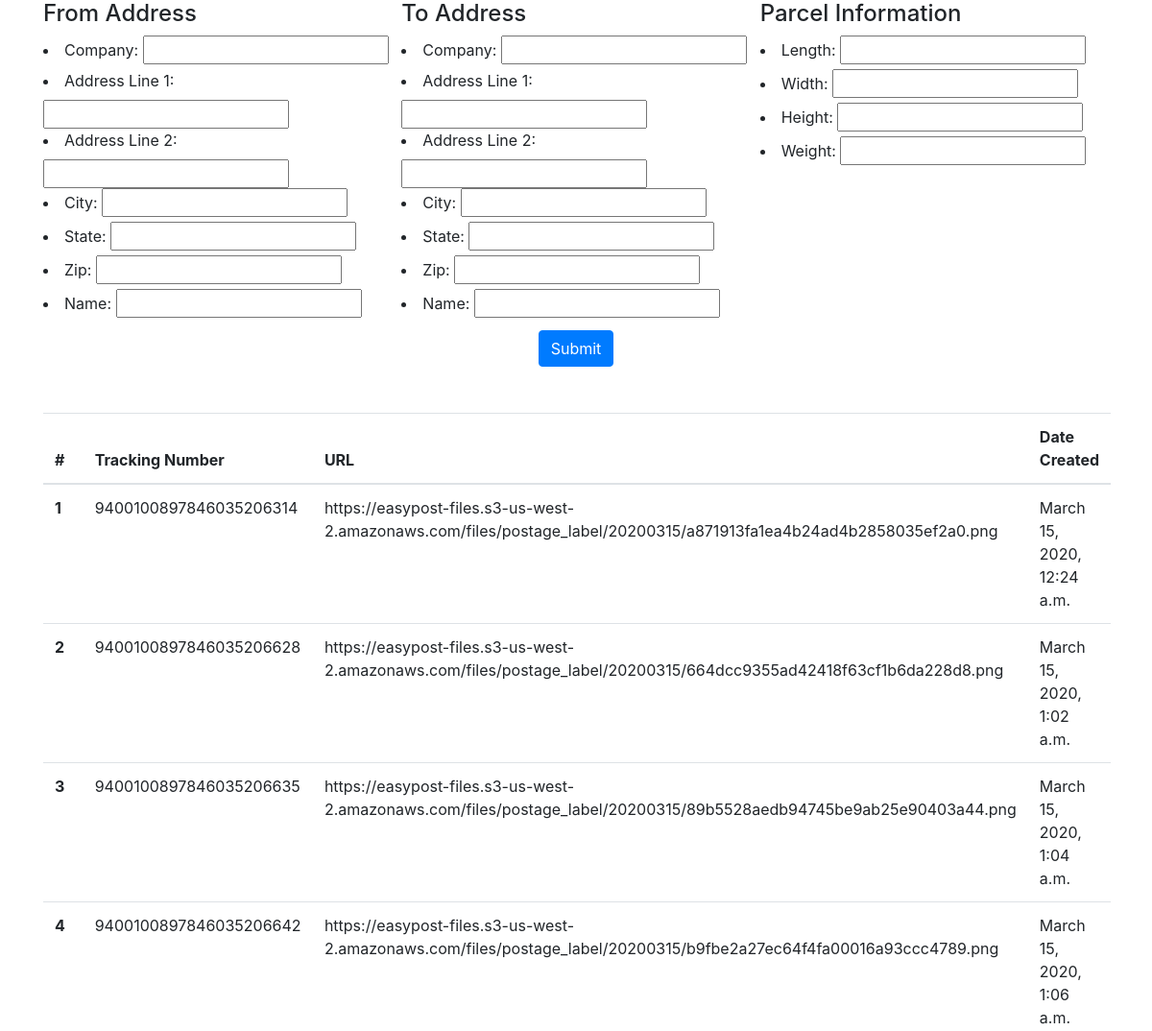
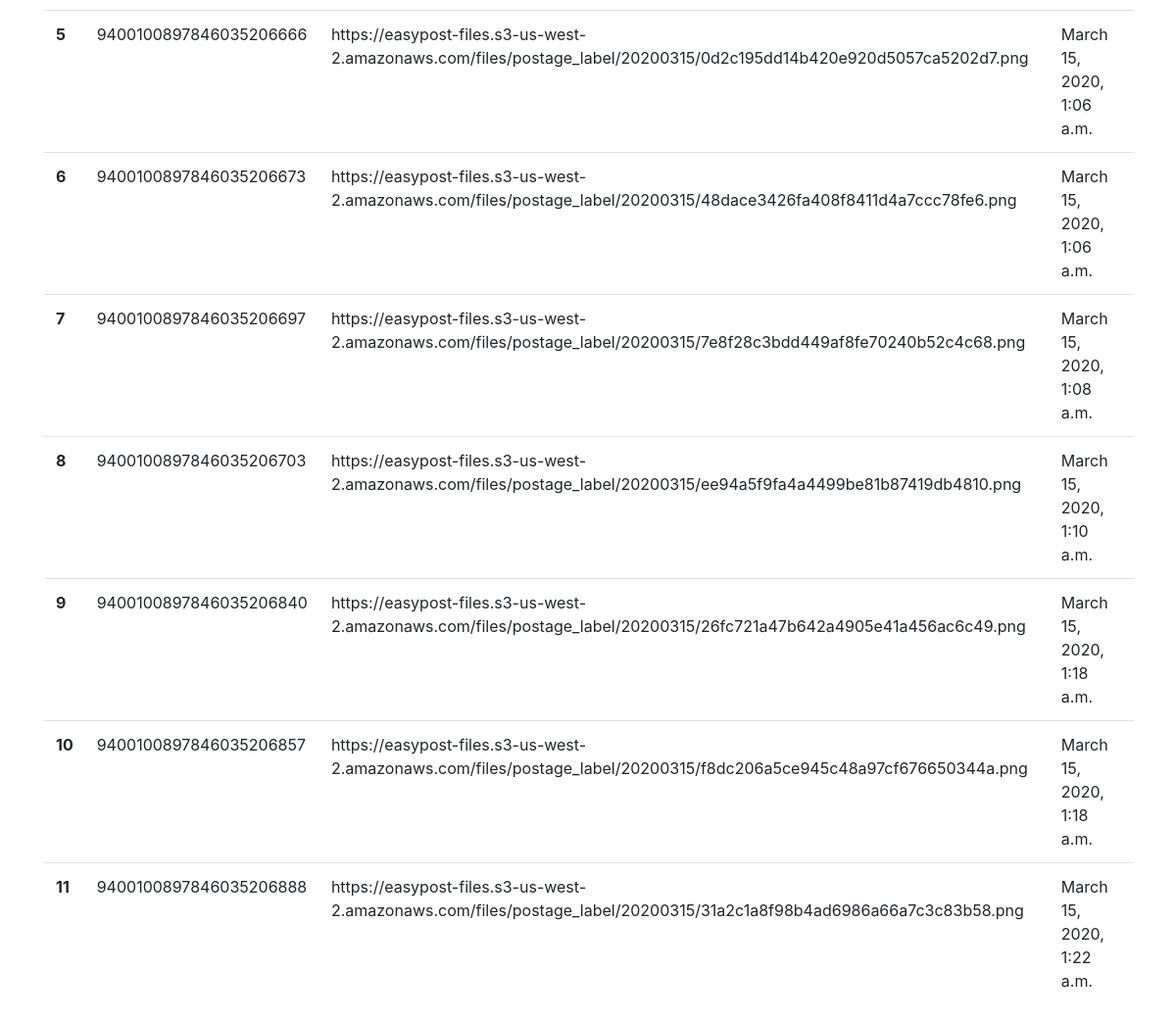
Screenshot of /parcel/ (signed in) with the database file from the repository (2 pictures, top to bottom).
### app/models.py (models this page shows)
class Shipment(models.Model):
	label_url = models.URLField(max_length=200)
	tracking_number = models.CharField(max_length=200)
	owner = models.ForeignKey(settings.AUTH_USER_MODEL, on_delete=models.CASCADE)
	created = models.DateTimeField(auto_now_add=True)
	class Meta:
		ordering = ['created']

### app/views.py (the view, shortened to what this page needs)
# urls.py: path('', views.ShipmentView.as_view(), name='shipment_view')
class ShipmentView(APIView):
	renderer_classes = [TemplateHTMLRenderer]
	template_name = 'submit.html'
	authentication_classes = [SessionAuthentication, BasicAuthentication]
	permission_classes = [IsAuthenticated]
	def get(self, request):
		shipments = request.user.shipment_set.all()
		from_form = AddressForm(prefix='from_form')
		to_form = AddressForm(prefix="to_form")
		parcel_form = ParcelForm(prefix='parcel_form')
		return Response({'from_form': from_form, 'to_form': to_form, 'parcel_form': parcel_form, 'shipments': shipments}, None, 'submit.html')

### app/forms.py
class AddressForm(forms.Form):
	company = forms.CharField(label='Company', max_length=100, required=False)
	street_1 = forms.CharField(label='Address Line 1', max_length=100)
	street_2 = forms.CharField(label='Address Line 2', max_length=100, required=False)
	city = forms.CharField(label='City', max_length=100)
	state = forms.CharField(label='State', max_length=2)
	zip_code = forms.CharField(label='Zip', max_length=100)
	name = forms.CharField(label='Name', max_length=100)

class ParcelForm(forms.Form):
	length = forms.DecimalField(label='Length', max_digits=10, decimal_places=3)
	width = forms.DecimalField(label='Width', max_digits=10, decimal_places=3)
	height = forms.DecimalField(label='Height', max_digits=10, decimal_places=3)
	weight = forms.DecimalField(label='Weight', decimal_places=3)

### app/templates/submit.html (shortened to what this page needs)
<!doctype html>
<html lang="en">
  <head>
    <link rel="stylesheet" href="https://stackpath.bootstrapcdn.com/bootstrap/4.4.1/css/bootstrap.min.css">
  </head>
  <body>
    <div class="container">
    	<form action="/parcel/" method="post">
	    	<div class="form-row">
	        	<div class="col">
	        		<h4>From Address</h4>
	            	{{ from_form.as_ul }}
	        	</div>
	        	<div class="col">
	        		<h4>To Address</h4>
	            	{{ to_form.as_ul}}
	        	</div>
	        	<div class="col">
	        		<h4>Parcel Information</h4>
	            	{{ parcel_form.as_ul }}
	        	</div>
	    	</div>
	    	<div class="col text-center pt-md-2">
	    		<button type="submit" class="btn btn-primary justify-content-center">Submit</button>
	    	</div>
	    </form>
	</div>
	<div class="container pt-md-5">
		<table class="table">
  			<thead>
    			<tr>
      				<th scope="col">#</th>
      				<th scope="col">Tracking Number</th>
      				<th scope="col">URL</th>
      				<th scope="col">Date Created</th>
    			</tr>
  			</thead>
  			<tbody>
  				{% for shipment in shipments %}
    			<tr>
      				<th scope="row">{{ forloop.counter }}</th>
      				<td>{{ shipment.tracking_number }}</td>
      				<td>{{ shipment.label_url }}</td>
      				<td>{{ shipment.created }}</td>
    			</tr>
    			{% endfor %}
  			</tbody>
		</table>
	</div>
  </body>
</html>

### rows the page displays
Shipment: tracking_number "9400100897846035206314", label_url "https://easypost-files.s3-us-west-2.amazonaws.com/files/postage_label/20200315/a871913fa1ea4b24ad4b2858035ef2a0.png", created "March 15, 2020, 12:24 a.m."
Shipment: tracking_number "9400100897846035206628", label_url "https://easypost-files.s3-us-west-2.amazonaws.com/files/postage_label/20200315/664dcc9355ad42418f63cf1b6da228d8.png", created "March 15, 2020, 1:02 a.m."
Shipment: tracking_number "9400100897846035206635", label_url "https://easypost-files.s3-us-west-2.amazonaws.com/files/postage_label/20200315/89b5528aedb94745be9ab25e90403a44.png", created "March 15, 2020, 1:04 a.m."
Shipment: tracking_number "9400100897846035206642", label_url "https://easypost-files.s3-us-west-2.amazonaws.com/files/postage_label/20200315/b9fbe2a27ec64f4fa00016a93ccc4789.png", created "March 15, 2020, 1:06 a.m."
Shipment: tracking_number "9400100897846035206666", label_url "https://easypost-files.s3-us-west-2.amazonaws.com/files/postage_label/20200315/0d2c195dd14b420e920d5057ca5202d7.png", created "March 15, 2020, 1:06 a.m."
Shipment: tracking_number "9400100897846035206673", label_url "https://easypost-files.s3-us-west-2.amazonaws.com/files/postage_label/20200315/48dace3426fa408f8411d4a7ccc78fe6.png", created "March 15, 2020, 1:06 a.m."
Shipment: tracking_number "9400100897846035206697", label_url "https://easypost-files.s3-us-west-2.amazonaws.com/files/postage_label/20200315/7e8f28c3bdd449af8fe70240b52c4c68.png", created "March 15, 2020, 1:08 a.m."
Shipment: tracking_number "9400100897846035206703", label_url "https://easypost-files.s3-us-west-2.amazonaws.com/files/postage_label/20200315/ee94a5f9fa4a4499be81b87419db4810.png", created "March 15, 2020, 1:10 a.m."
Shipment: tracking_number "9400100897846035206840", label_url "https://easypost-files.s3-us-west-2.amazonaws.com/files/postage_label/20200315/26fc721a47b642a4905e41a456ac6c49.png", created "March 15, 2020, 1:18 a.m."
Shipment: tracking_number "9400100897846035206857", label_url "https://easypost-files.s3-us-west-2.amazonaws.com/files/postage_label/20200315/f8dc206a5ce945c48a97cf676650344a.png", created "March 15, 2020, 1:18 a.m."
Shipment: tracking_number "9400100897846035206888", label_url "https://easypost-files.s3-us-west-2.amazonaws.com/files/postage_label/20200315/31a2c1a8f98b4ad6986a66a7c3c83b58.png", created "March 15, 2020, 1:22 a.m."
